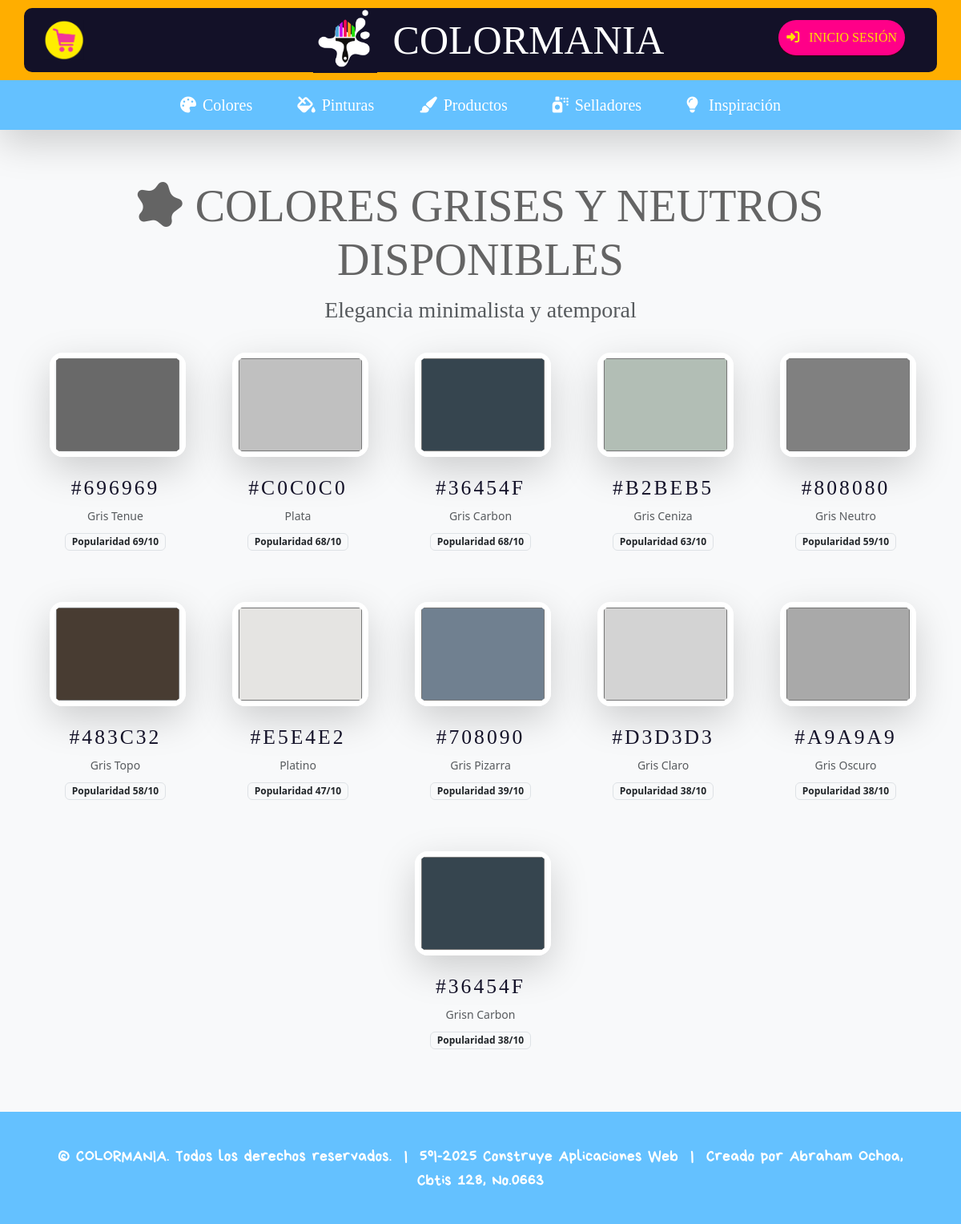
Page /colores-grises/ on the committed database.
### colormania/models.py (models this page shows, shortened)
class Color(models.Model):
    codigo = models.CharField(max_length=50)
    descripcion = models.CharField(max_length=250)
    tipo = models.CharField(max_length=30, choices=[
        ('CALIDOS', 'Calidos'),
        ('FRIOS', 'Frios'),
        ('GRISES', 'Grises'),
        ('PASTELES', 'Pasteles'),
        ('VIVOS', 'Vivos'),
    ])
    popularidad = models.IntegerField()
    class Meta:
        verbose_name = "Color"
        verbose_name_plural = "Colores"

### colormania/views.py (the view)
# urls.py: path('colores-grises/', views.grises, name='grises'),
def grises(request):
    colores_grises = Color.objects.filter(tipo='GRISES').order_by('-popularidad')
    return render(request, 'colormania/user/colores/grises.html', {'colores_grises': colores_grises})

### colormania/templates/colormania/user/colores/grises.html (shortened to what this page needs)
{% extends "colormania/base.html" %}
{% load static %}
{% block content %}
<div class="container mt-0 pt-0">
    <div class="text-center mb-4">
        <h1 class="bobby display-4" style="color: #646464;">
            <i class="fas fa-splotch me-3"></i>COLORES GRISES Y NEUTROS DISPONIBLES
        </h1>
        <p class="lead bobby fs-3 text-muted">Elegancia minimalista y atemporal</p>
    </div>
    <div class="row row-cols-2 row-cols-md-3 row-cols-lg-5 g-5 justify-content-center">
        {% for color in colores_grises %}
        <div class="col">
            <div class="text-center">
                <a href="{% url 'personalizar_desde_color' color.codigo|cut:'#' %}"
                   class="text-decoration-none transform-hover d-block p-2"
                   style="cursor: pointer;">
                    <input type="color" value="#{{ color.codigo|cut:'#'|lower }}" disabled
                           class="mx-auto mb-4 rounded-4 shadow-lg"
                           style="width: 170px; height: 130px; border: 6px solid white; cursor: pointer; pointer-events: none; box-shadow: 0 12px 30px rgba(0,0,0,0.3);">
                    <h5 class="bobby" style="color: #131128; font-size: 1.6rem; letter-spacing: 3px;">
                        #{{ color.codigo|upper|cut:'#' }}
                    </h5>
                    <p class="text-muted small mb-2">{{ color.descripcion }}</p>
                    <span class="badge bg-light text-dark border">Popularidad {{ color.popularidad }}/10</span>
                </a>
            </div>
        </div>
        {% endfor %}
    </div>
</div>
{% endblock %}

### rows in the picture
Color: codigo "#696969", codigo "696969", descripcion "Gris Tenue", popularidad "69"
Color: codigo "#c0c0c0", codigo "C0C0C0", descripcion "Plata", popularidad "68"
Color: codigo "#36454f", codigo "36454F", descripcion "Gris Carbon", popularidad "68"
Color: codigo "#b2beb5", codigo "B2BEB5", descripcion "Gris Ceniza", popularidad "63"
Color: codigo "#808080", codigo "808080", descripcion "Gris Neutro", popularidad "59"
Color: codigo "#483c32", codigo "483C32", descripcion "Gris Topo", popularidad "58"
Color: codigo "#e5e4e2", codigo "E5E4E2", descripcion "Platino", popularidad "47"
Color: codigo "#708090", codigo "708090", descripcion "Gris Pizarra", popularidad "39"
Color: codigo "#d3d3d3", codigo "D3D3D3", descripcion "Gris Claro", popularidad "38"
Color: codigo "#a9a9a9", codigo "A9A9A9", descripcion "Gris Oscuro", popularidad "38"
Color: codigo "#36454f", codigo "36454F", descripcion "Grisn Carbon", popularidad "38"
